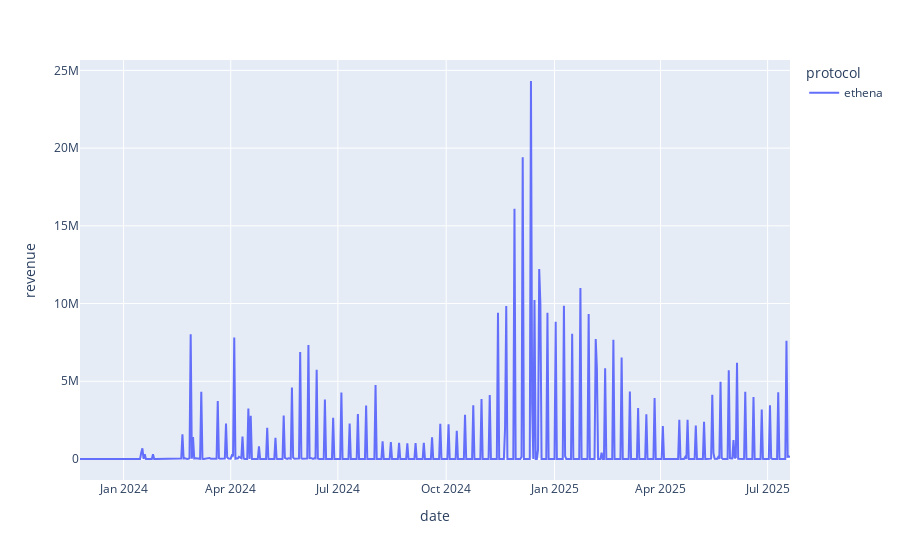

The notebook cell saved with this chart:
### Code cell
px.line(df, x="date", y="revenue", color="protocol")

### Figure 1 — Plotly figure (JSON) as saved in the notebook; plotly's stock layout.template omitted (floating-point values rounded to 4 significant figures; data arrays with more than 128 entries replaced by an {"elided": "..."} marker saying what was removed)
{"data": [{"hovertemplate": "protocol=ethena<br>date=%{x}<br>revenue=%{y}<extra></extra>", "legendgroup": "ethena", "line": {"color": "#636efa", "dash": "solid"}, "marker": {"symbol": "circle"}, "mode": "lines", "name": "ethena", "orientation": "v", "showlegend": true, "type": "scatter", "x": {"elided": "599 str values"}, "xaxis": "x", "y": {"elided": "599 int values"}, "yaxis": "y"}], "layout": {"legend": {"title": {"text": "protocol"}, "tracegroupgap": 0}, "margin": {"t": 60}, "xaxis": {"anchor": "y", "domain": [0, 1], "title": {"text": "date"}}, "yaxis": {"anchor": "x", "domain": [0, 1], "title": {"text": "revenue"}}}}
